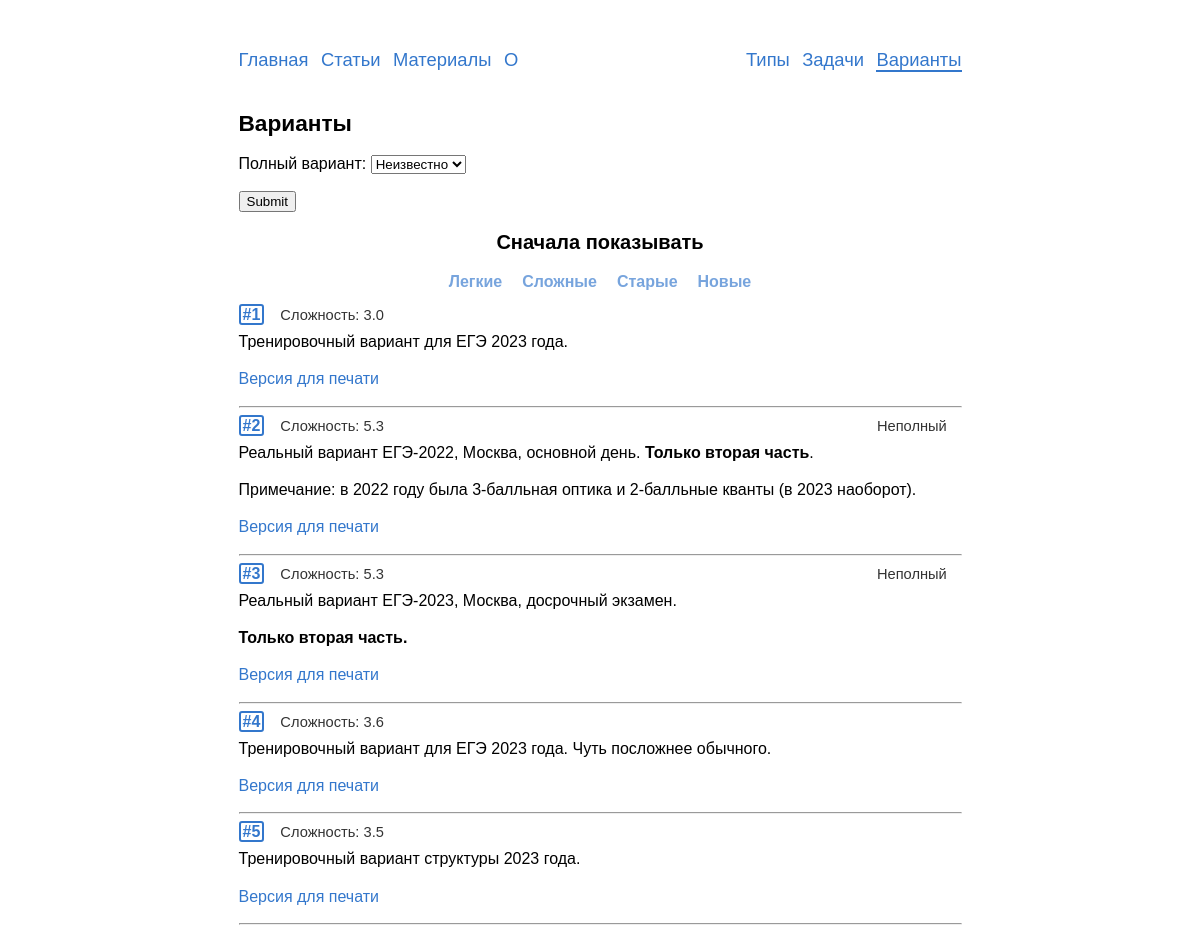
Page /variants/ on the committed database.
### variants/models.py (models this page shows, shortened)
class Variant(models.Model):
    objects = VariantManager()
    problems = SortedManyToManyField(Problem,
                                     verbose_name='задачи')
    text = models.TextField('комментарии', blank=True, null=True)
    complexity = models.FloatField('сложность', blank=True, default=0)
    is_full = models.BooleanField('полный вариант', default=True)
    show_answers = models.BooleanField('показать решения', default=True)
    date = models.DateField('дата добавления', auto_now_add=True)
    answer_slug = models.SlugField('slug для получения ответов',
                                   max_length=4, unique=False,
                                   blank=True, default='foxy',
                                   validators=[validate_answer_slug])
    class Meta:
        verbose_name = 'вариант'
        verbose_name_plural = 'варианты'
        default_related_name = 'variants'
    def get_absolute_url(self):
        return reverse('variants:detail', kwargs={'pk': self.pk})

### variants/views.py (the view, shortened to what this page needs)
# urls.py: path('', views.VariantsView.as_view(), name='list'),
class VariantsView(ListView):
    model = Variant
    template_name = 'variants/variants_list.html'
    context_object_name = 'variants'
    paginate_by = 30
    filter = VariantFilter
    def get_queryset(self):
        queryset = Variant.objects.list()
        pars = self.request.GET
        if 'order_by' in pars.keys() and pars['order_by'] in ('complexity',
                                                              'id',
                                                              '-complexity',
                                                              '-id'):
            order_by = self.request.GET['order_by']
        else:
            order_by = 'id'
        self.filterset = self.filter(self.request.GET, queryset=queryset)
        return self.filterset.qs.order_by(order_by)
    def get_context_data(self, **kwargs):
        data = super().get_context_data(**kwargs)
        data['filter'] = VariantFilter(self.request.GET)
        data['title'] = 'Варианты'
        return data

### problems/templatetags/markdown_extras.py (called while the page is built)
@register.filter()
@stringfilter
def markdown(value):
    return md.markdown(value, extensions=['markdown.extensions.fenced_code',
                                          'tables',
                                          'toc',
                                          'footnotes'])

### problems/templatetags/save_parameters.py (called while the page is built)
@register.simple_tag(takes_context=True)
def param_save(context, **kwargs):
    answ = context['request'].GET.copy()
    for param, value in kwargs.items():
        answ[param] = value
    for param in [param for param, value in answ.items() if not value]:
        del answ[param]
    return answ.urlencode()

### variants/managers.py (called while the page is built)
    def list(self):
        return (
            self.get_queryset()
                .only('id', 'complexity', 'text', 'is_full')
        )

### templates/variants/variants_list.html (shortened to what this page needs)
{% extends "base.html" %}
{% load markdown_extras %}
{% load save_parameters %}
{% load static %}
{% block content %}
  <h2>{{title}}</h2>
  <form method="get" class="no-print">
    {{ filter.form.as_p }}
    <input type="submit" />
  </form>
  <div class=center-flex><h3>Сначала показывать</h3></div>
  <div class="center-flex mb10 mt-5">
    <a class='var-sort{% if "=complexity" in request.get_full_path %} current {% endif %}' href="?{% param_save order_by="complexity" %}">Легкие</a>
    <a class='var-sort{% if "=-complexity" in request.get_full_path %} current {% endif %}' href="?{% param_save order_by="-complexity" %}">Сложные</a>
    <a class='var-sort{% if "=id" in request.get_full_path %} current {% endif %}' href="?{% param_save order_by="id" %}">Старые</a>
    <a class='var-sort{% if "=-id" in request.get_full_path %} current {% endif %}' href="?{% param_save order_by="-id" %}">Новые</a>
  </div>
  {% for variant in page_obj %}
  {% if variant.id <= 5 %}
    <div class="rel">
      <div class="var-id-in-list">
        <a href="{{variant.get_absolute_url}}"><b class='id-number'>#{{variant.id}}</b></a>
        <span class="compl">Сложность: {{variant.complexity}}</span>&nbsp;
        <span class="compl no-solution">{% if not variant.is_full %}Неполный{% endif %}</span>
      </div>
    <div>{{variant.text|markdown|safe}}</div>
    </div><hr>
  {% endif %}
    {% empty %}
    <p>Ничего не нашлось {{":("}}</p>
    <p>Попробуйте другой фильтр.</p>
  {% endfor %}
{% endblock %}

### static/css/style.css (style rules this page uses)
html { overflow-y: scroll; }
body { -webkit-hyphens: auto; -moz-hyphens: auto; -ms-hyphens: auto; hyphens: auto; margin: 0px auto; width: 723px; max-width: 100%; font-family: Tahoma, Arial; text-align: justify; font-size: 12pt; line-height: 16pt; margin-bottom:12ex; }
h1, h2, h3, h4, h5, h6 { text-align: left; }
h2 { font-size:17pt; }
h3 { font-size:15pt; }
.id-number { border: 2px solid #3377cc; border-radius: 3px; padding: 0px 2px 0px 2px; margin-right: 1.9ex; }
.rel { position: relative; }
div.rel:has(div.var-id-in-list) { min-height:3ex; }
.var-id-in-list { margin-bottom:-10px; display: flex; flex-wrap: wrap; align-items: center; line-height: 15pt; }
.compl { margin-right:1.9ex; font-size: 11pt; font-family: Arial; color: #333333; }
.no-solution { margin-left:auto; order:2; }
a { text-decoration: none; color: #3377cc; }
.mt-5 { margin-top:-5px; }
.mb10 { margin-bottom:10px; }
.center-flex { display: flex; justify-content: center; }
.var-sort { display: inline-block; border-radius: 3px; font-weight:900; line-height:inherit; padding: 2px 10px 3px; color: #3377ccaa; background-color: white; }

### rows in the picture
Variant: id "1", complexity "3.0", text "Тренировочный вариант для ЕГЭ 2023 года. Версия для печати"
Variant: id "2", complexity "5.3", is_full "Неполный", text "Реальный вариант ЕГЭ-2022, Москва, основной день. Только вторая часть . Примечание: в 2022 году была 3-балльная оптика и 2-балльные кванты (в 2023 наоборот). Версия для печати"
Variant: id "3", complexity "5.3", is_full "Неполный", text "Реальный вариант ЕГЭ-2023, Москва, досрочный экзамен. Только вторая часть. Версия для печати"
Variant: id "4", complexity "3.6", text "Тренировочный вариант для ЕГЭ 2023 года. Чуть посложнее обычного. Версия для печати"
Variant: id "5", complexity "3.5", text "Тренировочный вариант структуры 2023 года. Версия для печати"

### other values in the picture
{{ title }} "Варианты"
